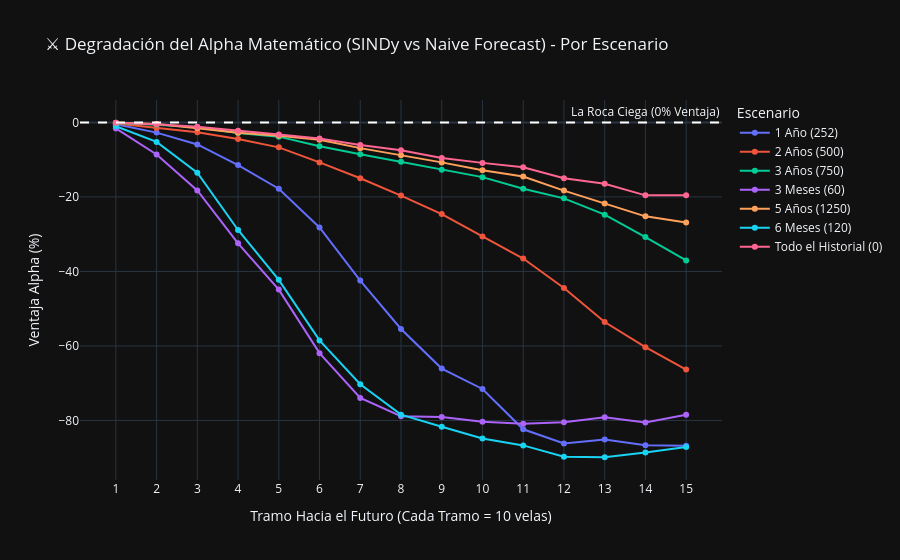
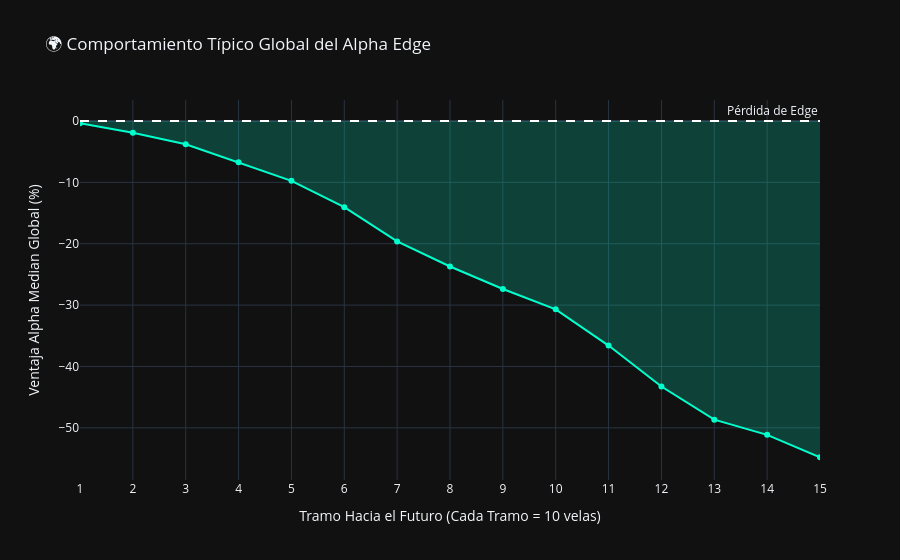

Here is the notebook cell these charts were saved with, in order:
### Markdown cell above
### ⚔️ Módulo 5: El Edge Matemático (SINDy vs Naive Forecast)
Calculamos la ventaja (Alpha) que tiene SINDy sobre una predicción ciega (Línea Plana). Si Alpha > 0, SINDy ha vencido al ruido del mercado.

### Code cell
if not df_clean.empty and 'Naive_MAPE_B1' in df_clean.columns:
    # 1. Precalcular el Alpha Edge para todos los tramos disponibles (1 a 15)
    alpha_cols = []
    for i in range(1, 16):
        mape_col = f'MAPE_B{i}'
        naive_col = f'Naive_MAPE_B{i}'
        alpha_col = f'Alpha_B{i}'
        if naive_col in df_clean.columns and mape_col in df_clean.columns:
            # Alpha = Error Ingenuo - Error SINDy (Si es positivo, SINDy gana)
            df_clean[alpha_col] = df_clean[naive_col] - df_clean[mape_col]
            alpha_cols.append(alpha_col)
            
    if len(alpha_cols) > 0:
        # A. Gráfico de Decaimiento Segmentado por Escenario
        alpha_df = df_clean.groupby('Escenario')[alpha_cols].median().reset_index()
        alpha_melted = pd.melt(alpha_df, id_vars=['Escenario'], value_vars=alpha_cols, 
                               var_name='Bloque_Futuro', value_name='Alpha_Edge')
        alpha_melted['Tramo_Futuro'] = alpha_melted['Bloque_Futuro'].str.extract(r'(\d+)').astype(int)
        
        fig1 = px.line(alpha_melted, x='Tramo_Futuro', y='Alpha_Edge', color='Escenario', markers=True,
                      title="⚔️ Degradación del Alpha Matemático (SINDy vs Naive Forecast) - Por Escenario",
                      labels={'Tramo_Futuro': 'Tramo Hacia el Futuro (Cada Tramo = 10 velas)', 'Alpha_Edge': 'Ventaja Alpha (%)'})
        
        fig1.add_hline(y=0, line_dash="dash", line_color="white", annotation_text="La Roca Ciega (0% Ventaja)")
        fig1.update_xaxes(dtick=1)
        fig1.update_layout(template='plotly_dark')
        fig1.show()
        
        # B. Gráfico Promedio Global (MEDIANA de todo el Edge)
        global_alpha_df = df_clean[alpha_cols].median().reset_index()
        global_alpha_df.columns = ['Bloque_Futuro', 'Alpha_Edge']
        global_alpha_df['Tramo_Futuro'] = global_alpha_df['Bloque_Futuro'].str.extract(r'(\d+)').astype(int)
        
        fig2 = px.area(global_alpha_df, x='Tramo_Futuro', y='Alpha_Edge', markers=True,
                      title="🌍 Comportamiento Típico Global del Alpha Edge",
                      labels={'Tramo_Futuro': 'Tramo Hacia el Futuro (Cada Tramo = 10 velas)', 'Alpha_Edge': 'Ventaja Alpha Median Global (%)'})
                      
        fig2.update_traces(line_color='#00ffcc', fillcolor='rgba(0, 255, 204, 0.2)')
        fig2.add_hline(y=0, line_dash="dash", line_color="white", annotation_text="Pérdida de Edge")
        fig2.update_xaxes(dtick=1)
        fig2.update_layout(template='plotly_dark')
        fig2.show()
elif not df_clean.empty:
    print("⚠️ La base de datos no contiene las columnas de Naive Forecast. Vuelve a ejecutar el Backtest.")

### Figure 1 — Plotly figure (JSON) as saved in the notebook; plotly's stock layout.template omitted (floating-point values rounded to 4 significant figures)
{"data": [{"hovertemplate": "Escenario=1 Año (252)<br>Tramo Hacia el Futuro (Cada Tramo = 10 velas)=%{x}<br>Ventaja Alpha (%)=%{y}<extra></extra>", "legendgroup": "1 Año (252)", "line": {"color": "#636efa", "dash": "solid"}, "marker": {"symbol": "circle"}, "mode": "lines+markers", "name": "1 Año (252)", "orientation": "v", "showlegend": true, "type": "scatter", "x": [1, 2, 3, 4, 5, 6, 7, 8, 9, 10, 11, 12, 13, 14, 15], "xaxis": "x", "y": [-0.525, -2.75, -5.915, -11.46, -17.81, -28.19, -42.47, -55.45, -66.07, -71.54, -82.36, -86.18, -85.11, -86.67, -86.8], "yaxis": "y"}, {"hovertemplate": "Escenario=2 Años (500)<br>Tramo Hacia el Futuro (Cada Tramo = 10 velas)=%{x}<br>Ventaja Alpha (%)=%{y}<extra></extra>", "legendgroup": "2 Años (500)", "line": {"color": "#EF553B", "dash": "solid"}, "marker": {"symbol": "circle"}, "mode": "lines+markers", "name": "2 Años (500)", "orientation": "v", "showlegend": true, "type": "scatter", "x": [1, 2, 3, 4, 5, 6, 7, 8, 9, 10, 11, 12, 13, 14, 15], "xaxis": "x", "y": [-0.31, -1.5, -2.64, -4.48, -6.705, -10.74, -15.0, -19.64, -24.6, -30.62, -36.54, -44.44, -53.58, -60.34, -66.33], "yaxis": "y"}, {"hovertemplate": "Escenario=3 Años (750)<br>Tramo Hacia el Futuro (Cada Tramo = 10 velas)=%{x}<br>Ventaja Alpha (%)=%{y}<extra></extra>", "legendgroup": "3 Años (750)", "line": {"color": "#00cc96", "dash": "solid"}, "marker": {"symbol": "circle"}, "mode": "lines+markers", "name": "3 Años (750)", "orientation": "v", "showlegend": true, "type": "scatter", "x": [1, 2, 3, 4, 5, 6, 7, 8, 9, 10, 11, 12, 13, 14, 15], "xaxis": "x", "y": [-0.14, -0.615, -1.32, -2.825, -3.825, -6.43, -8.55, -10.54, -12.69, -14.7, -17.8, -20.39, -24.77, -30.78, -37.06], "yaxis": "y"}, {"hovertemplate": "Escenario=3 Meses (60)<br>Tramo Hacia el Futuro (Cada Tramo = 10 velas)=%{x}<br>Ventaja Alpha (%)=%{y}<extra></extra>", "legendgroup": "3 Meses (60)", "line": {"color": "#ab63fa", "dash": "solid"}, "marker": {"symbol": "circle"}, "mode": "lines+markers", "name": "3 Meses (60)", "orientation": "v", "showlegend": true, "type": "scatter", "x": [1, 2, 3, 4, 5, 6, 7, 8, 9, 10, 11, 12, 13, 14, 15], "xaxis": "x", "y": [-1.63, -8.63, -18.28, -32.45, -44.88, -61.93, -73.94, -78.87, -79.07, -80.32, -80.86, -80.45, -79.14, -80.53, -78.49], "yaxis": "y"}, {"hovertemplate": "Escenario=5 Años (1250)<br>Tramo Hacia el Futuro (Cada Tramo = 10 velas)=%{x}<br>Ventaja Alpha (%)=%{y}<extra></extra>", "legendgroup": "5 Años (1250)", "line": {"color": "#FFA15A", "dash": "solid"}, "marker": {"symbol": "circle"}, "mode": "lines+markers", "name": "5 Años (1250)", "orientation": "v", "showlegend": true, "type": "scatter", "x": [1, 2, 3, 4, 5, 6, 7, 8, 9, 10, 11, 12, 13, 14, 15], "xaxis": "x", "y": [-0.1, -0.44, -1.6, -2.755, -3.605, -4.655, -6.91, -8.81, -10.73, -12.83, -14.55, -18.3, -21.75, -25.22, -26.87], "yaxis": "y"}, {"hovertemplate": "Escenario=6 Meses (120)<br>Tramo Hacia el Futuro (Cada Tramo = 10 velas)=%{x}<br>Ventaja Alpha (%)=%{y}<extra></extra>", "legendgroup": "6 Meses (120)", "line": {"color": "#19d3f3", "dash": "solid"}, "marker": {"symbol": "circle"}, "mode": "lines+markers", "name": "6 Meses (120)", "orientation": "v", "showlegend": true, "type": "scatter", "x": [1, 2, 3, 4, 5, 6, 7, 8, 9, 10, 11, 12, 13, 14, 15], "xaxis": "x", "y": [-1.03, -5.25, -13.5, -28.88, -42.26, -58.51, -70.29, -78.44, -81.67, -84.86, -86.69, -89.73, -89.87, -88.62, -87.1], "yaxis": "y"}, {"hovertemplate": "Escenario=Todo el Historial (0)<br>Tramo Hacia el Futuro (Cada Tramo = 10 velas)=%{x}<br>Ventaja Alpha (%)=%{y}<extra></extra>", "legendgroup": "Todo el Historial (0)", "line": {"color": "#FF6692", "dash": "solid"}, "marker": {"symbol": "circle"}, "mode": "lines+markers", "name": "Todo el Historial (0)", "orientation": "v", "showlegend": true, "type": "scatter", "x": [1, 2, 3, 4, 5, 6, 7, 8, 9, 10, 11, 12, 13, 14, 15], "xaxis": "x", "y": [-0.13, -0.51, -1.15, -2.28, -3.24, -4.3, -6.07, -7.46, -9.54, -10.87, -12.07, -14.99, -16.46, -19.58, -19.58], "yaxis": "y"}], "layout": {"annotations": [{"showarrow": false, "text": "La Roca Ciega (0% Ventaja)", "x": 1, "xanchor": "right", "xref": "x domain", "y": 0, "yanchor": "bottom", "yref": "y"}], "legend": {"title": {"text": "Escenario"}, "tracegroupgap": 0}, "shapes": [{"line": {"color": "white", "dash": "dash"}, "type": "line", "x0": 0, "x1": 1, "xref": "x domain", "y0": 0, "y1": 0, "yref": "y"}], "title": {"text": "⚔️ Degradación del Alpha Matemático (SINDy vs Naive Forecast) - Por Escenario"}, "xaxis": {"anchor": "y", "domain": [0, 1], "dtick": 1, "title": {"text": "Tramo Hacia el Futuro (Cada Tramo = 10 velas)"}}, "yaxis": {"anchor": "x", "domain": [0, 1], "title": {"text": "Ventaja Alpha (%)"}}}}

### Figure 2 — Plotly figure (JSON) as saved in the notebook; plotly's stock layout.template omitted (floating-point values rounded to 4 significant figures)
{"data": [{"fillcolor": "rgba(0, 255, 204, 0.2)", "fillpattern": {"shape": ""}, "hovertemplate": "Tramo Hacia el Futuro (Cada Tramo = 10 velas)=%{x}<br>Ventaja Alpha Median Global (%)=%{y}<extra></extra>", "legendgroup": "", "line": {"color": "#00ffcc"}, "marker": {"symbol": "circle"}, "mode": "lines+markers", "name": "", "orientation": "v", "showlegend": false, "stackgroup": "1", "type": "scatter", "x": [1, 2, 3, 4, 5, 6, 7, 8, 9, 10, 11, 12, 13, 14, 15], "xaxis": "x", "y": [-0.37, -1.91, -3.78, -6.72, -9.75, -14.04, -19.62, -23.71, -27.38, -30.69, -36.59, -43.27, -48.66, -51.14, -54.79], "yaxis": "y"}], "layout": {"annotations": [{"showarrow": false, "text": "Pérdida de Edge", "x": 1, "xanchor": "right", "xref": "x domain", "y": 0, "yanchor": "bottom", "yref": "y"}], "legend": {"tracegroupgap": 0}, "shapes": [{"line": {"color": "white", "dash": "dash"}, "type": "line", "x0": 0, "x1": 1, "xref": "x domain", "y0": 0, "y1": 0, "yref": "y"}], "title": {"text": "🌍 Comportamiento Típico Global del Alpha Edge"}, "xaxis": {"anchor": "y", "domain": [0, 1], "dtick": 1, "title": {"text": "Tramo Hacia el Futuro (Cada Tramo = 10 velas)"}}, "yaxis": {"anchor": "x", "domain": [0, 1], "title": {"text": "Ventaja Alpha Median Global (%)"}}}}
